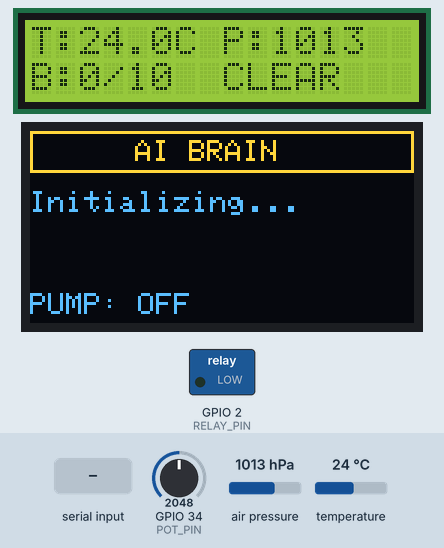
The sketch below on a simulated ESP32. Parts: 16×2 character LCD, 128×64 one-colour display, switched loads named in the sketch (green lamp = pin HIGH). The test bench sets the inputs (shaded band); at power-on: air pressure 1013 hPa, temperature 24 °C, GPIO 34 (POT_PIN) = 2048. The OLED is the two-colour kind (top 16 rows yellow); what the sketch prints to the serial monitor is not drawn.

Above: at 3.1 s.
3.2 s: air pressure set to 971 hPa
At 5.0 s:
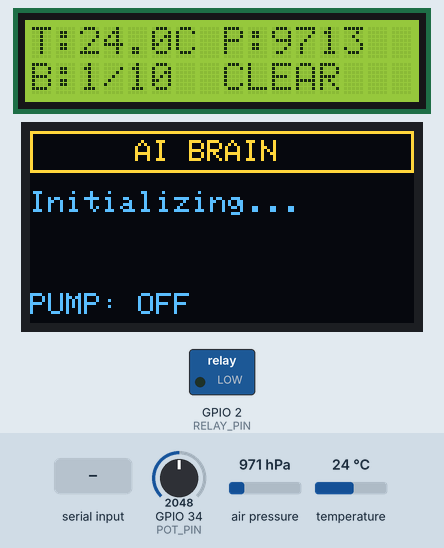
7.5 s: air pressure set to 968 hPa
At 9.6 s:
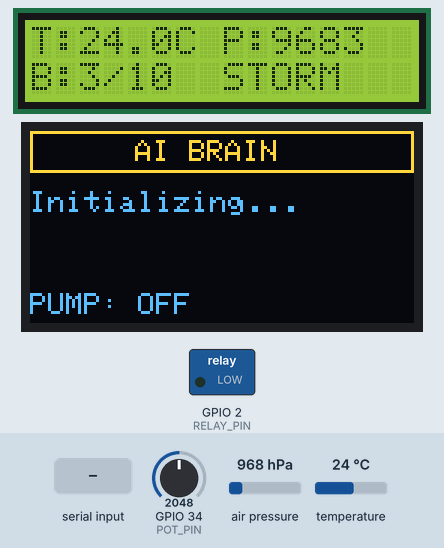
13.5 s: "1\n" received over Serial
At 15.2 s:
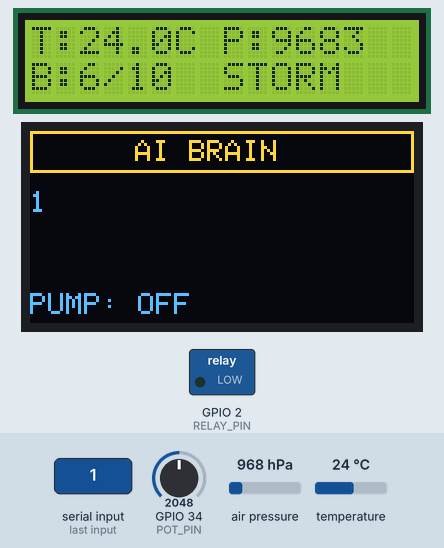
19.5 s: air pressure set to 975 hPa
At 20.9 s:
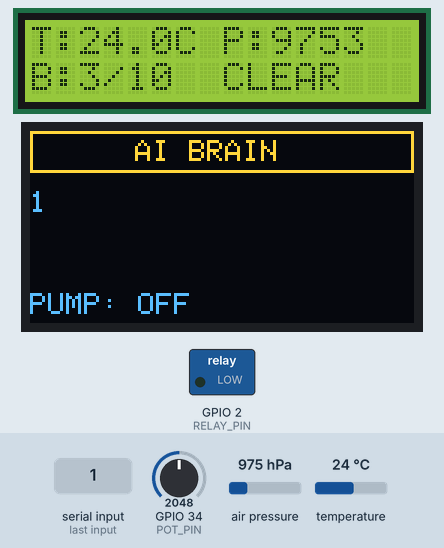
25.5 s: temperature set to 12 °C
At 27.7 s:
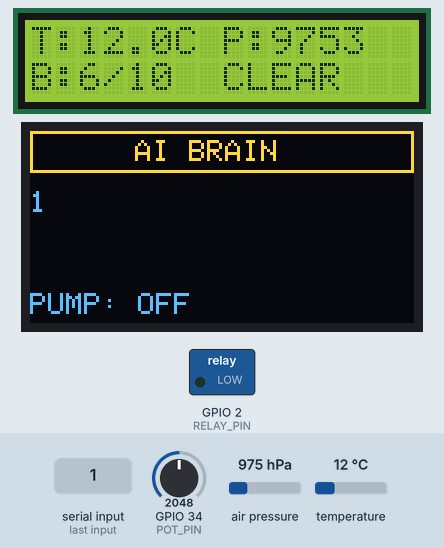
30.1 s: temperature set to 19 °C
At 31.1 s:
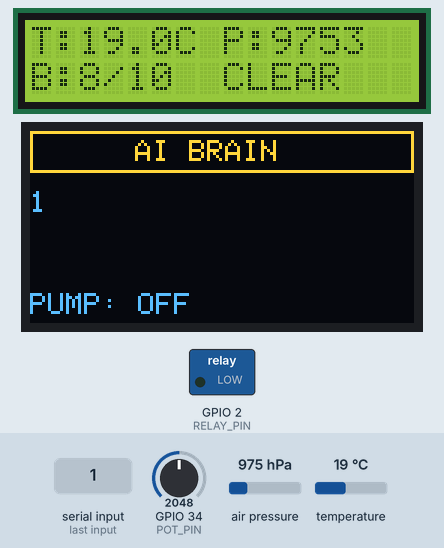
Timing chart, 0 to 33.1 s (numbered marks = the images above; inputs shaded):
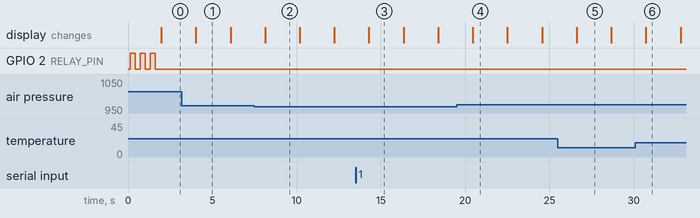

Measured:
- the behaviour switches between 970 and 969 hPa on air pressure (found by bisection; images 1 and 2)
- after the input at 7.5 s, the display: changes after 0.63 s (image 2)
- after the input at 13.5 s, the display: changes after 0.79 s (image 3)
- after the input at 19.5 s, the display: changes after 0.95 s (image 4)
- what the display in image 1 shows lasts 2.1 s, from 4.0 s to 6.1 s

The sketch:

firmware_esp.ino
```cpp
#include <Wire.h>
#include <Adafruit_BMP280.h>
#include <Adafruit_SSD1306.h>
#include <LiquidCrystal_I2C.h>

Adafruit_BMP280 bmp;
Adafruit_SSD1306 oled(128, 64, &Wire, -1);
LiquidCrystal_I2C lcd(0x27, 16, 2);

const int RELAY_PIN = 2; // Signal on D2 (Internal LED + Relay)
const int POT_PIN = 34;
int sampleCount = 0;
String lastAiMsg = "Initializing...";

void setup() {
  Serial.begin(115200);
  pinMode(RELAY_PIN, OUTPUT);
  digitalWrite(RELAY_PIN, LOW); // Start with everything OFF

  Wire.begin();
  lcd.init(); lcd.backlight();
  bmp.begin(0x76);

  if(!oled.begin(SSD1306_SWITCHCAPVCC, 0x3C)) Serial.println("OLED Error");
  oled.clearDisplay();
  oled.setTextWrap(true);
  oled.display();

  // --- HARDWARE BOOT TEST ---
  for(int i=0; i<3; i++) {
    digitalWrite(RELAY_PIN, HIGH); delay(300); // Blue Light & Relay ON
    digitalWrite(RELAY_PIN, LOW);  delay(300); // Blue Light & Relay OFF
  }
}

void loop() {
  float t = bmp.readTemperature();
  float p = bmp.readPressure() / 100.0F;
  int w = map(analogRead(POT_PIN), 0, 4095, 0, 100);

  // Send packet to Python: T, P, W, Z
  Serial.print(t); Serial.print(",");
  Serial.print(p); Serial.print(",");
  Serial.print(w); Serial.print(",");
  Serial.println(10);

  // LCD Telemetry
  lcd.setCursor(0,0);
  lcd.print("T:"); lcd.print(t,1); lcd.print("C P:"); lcd.print((int)p);
  lcd.setCursor(0,1);
  lcd.print("B:"); lcd.print(sampleCount); lcd.print("/10  ");
  lcd.print(p < 970 ? "STORM" : "CLEAR");

  // --- AI DECISION LISTENER ---
  if (Serial.available() > 0) {
    lastAiMsg = Serial.readStringUntil('\n');
    lastAiMsg.toUpperCase();
    sampleCount = 0;

    // Check for 'W' in the end of the AI string
    String commandZone = lastAiMsg.substring(max(0, (int)lastAiMsg.length() - 10));

    if (commandZone.indexOf('W') != -1) {
      digitalWrite(RELAY_PIN, HIGH); // WATER -> PUMP ON & BLUE LED ON
    } else {
      digitalWrite(RELAY_PIN, LOW);  // STOP -> PUMP OFF & BLUE LED OFF
    }
  }

  // --- OLED DASHBOARD ---
  oled.clearDisplay();
  oled.setTextColor(WHITE);
  oled.drawRect(0, 0, 128, 14, WHITE);
  oled.setCursor(35, 3); oled.print("AI BRAIN");

  oled.setCursor(0, 20);
  oled.print(lastAiMsg);

  oled.setCursor(0, 54);
  oled.print("PUMP: ");
  oled.print(digitalRead(RELAY_PIN) == HIGH ? "ACTIVE [ON]" : "OFF");
  oled.display();

  if (sampleCount < 10) sampleCount++;
  delay(2000);
}
```
